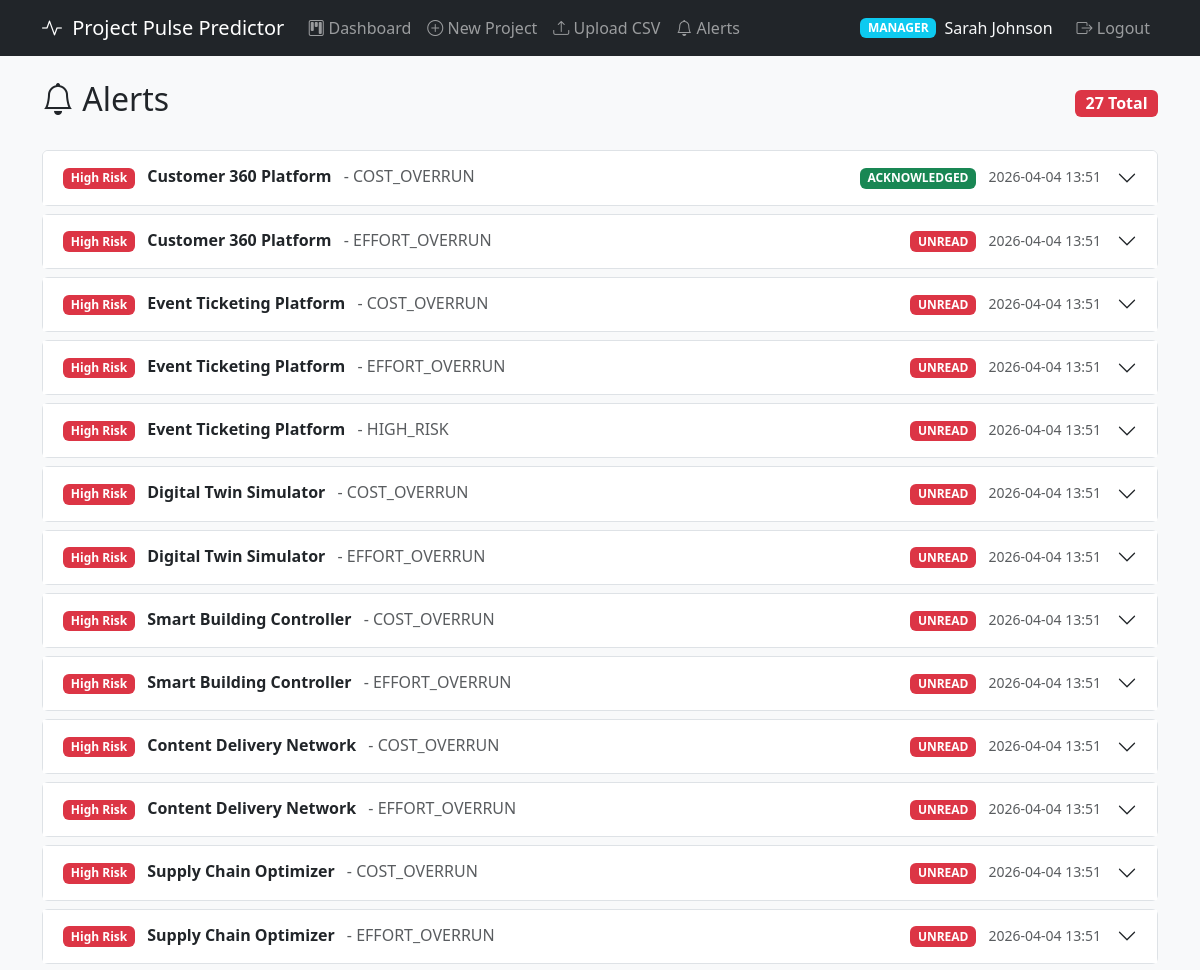
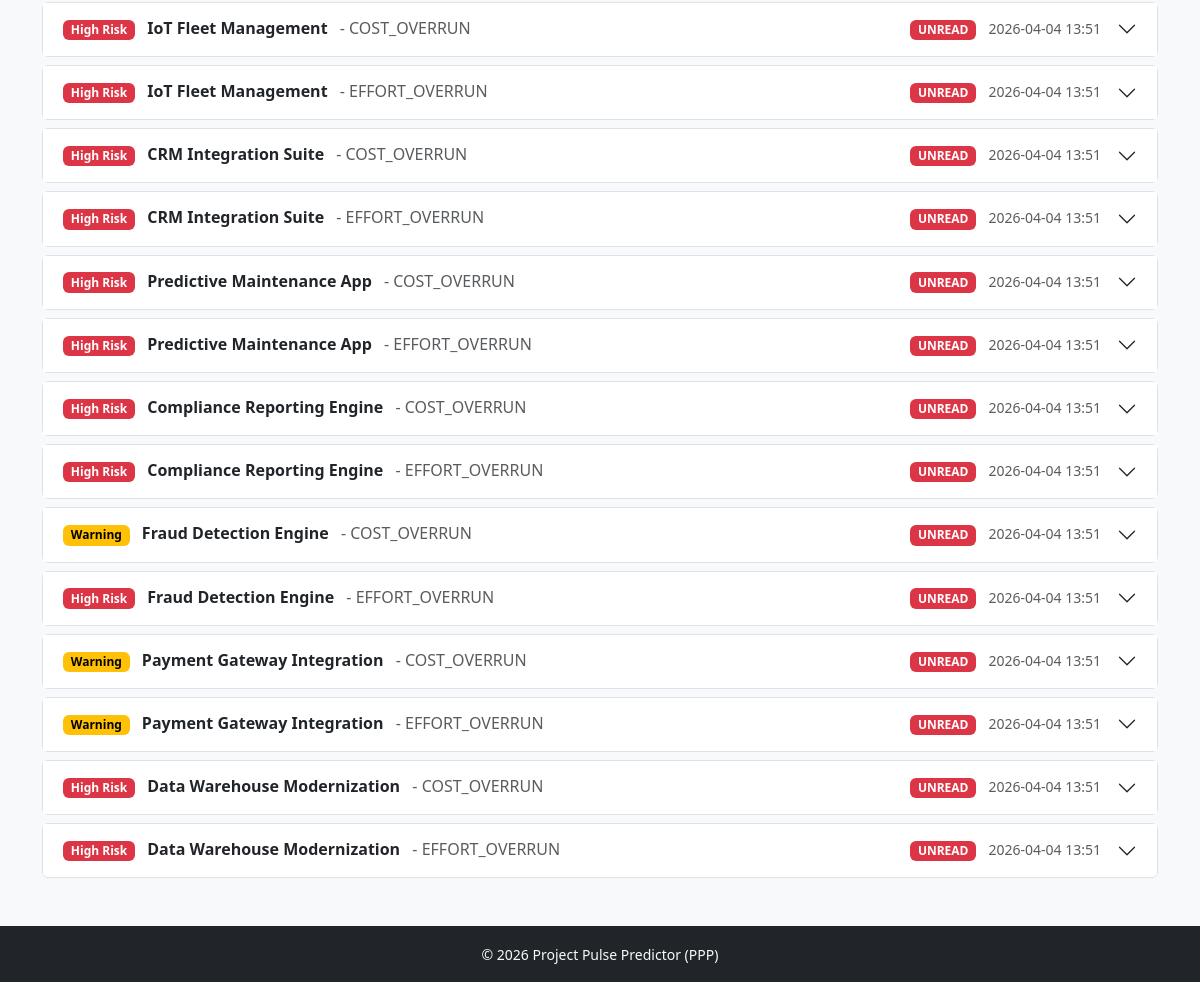
Page /alerts (signed in) on the committed database (2 pictures, top to bottom).
### app/models.py (models this page shows)
class User(Base):
    __tablename__ = "users"
    id = Column(Integer, primary_key=True, autoincrement=True)
    name = Column(String, nullable=False)
    email = Column(String, unique=True, nullable=False)
    password_hash = Column(String, nullable=False)
    role = Column(String, nullable=False)
    created_at = Column(DateTime, server_default=func.now())
    __table_args__ = (
        CheckConstraint("role IN ('ADMIN', 'MANAGER', 'VIEWER')", name="check_user_role"),
    )

class Project(Base):
    __tablename__ = "projects"
    id = Column(Integer, primary_key=True, autoincrement=True)
    name = Column(String, nullable=False)
    manager_id = Column(Integer, ForeignKey("users.id"), nullable=False)
    planned_cost = Column(Float)
    actual_cost = Column(Float)
    planned_effort = Column(Float)
    actual_effort = Column(Float)
    resource_count = Column(Integer)
    start_date = Column(String)
    end_date = Column(String)
    tech_stack = Column(String)
    status = Column(String)
    created_at = Column(DateTime, server_default=func.now())
    updated_at = Column(DateTime, onupdate=func.now())

class Alert(Base):
    __tablename__ = "alerts"
    alert_id = Column(Integer, primary_key=True, autoincrement=True)
    project_id = Column(Integer, ForeignKey("projects.id"), nullable=False)
    manager_id = Column(Integer, ForeignKey("users.id"), nullable=False)
    alert_type = Column(String)
    severity = Column(String)
    risk_score = Column(Float)
    message = Column(Text)
    ai_suggestions = Column(Text)
    status = Column(String, default="UNREAD")
    created_at = Column(DateTime, server_default=func.now())
    acknowledged_at = Column(DateTime)
    __table_args__ = (
        CheckConstraint("status IN ('UNREAD', 'SEEN', 'ACKNOWLEDGED')", name="check_alert_status"),
    )

### app/routes/alerts.py (the view)
@router.get("/alerts", response_class=HTMLResponse)
async def list_alerts(
    request: Request,
    db: Session = Depends(get_db),
    user: User = Depends(get_current_user),
):
    if user.role == "ADMIN":
        alerts = db.query(Alert).order_by(Alert.created_at.desc()).all()
    elif user.role == "MANAGER":
        alerts = (
            db.query(Alert)
            .filter(Alert.manager_id == user.id)
            .order_by(Alert.created_at.desc())
            .all()
        )
    else:
        alerts = db.query(Alert).order_by(Alert.created_at.desc()).all()
    alert_data = []
    for a in alerts:
        project = db.query(Project).filter(Project.id == a.project_id).first()
        suggestions = deserialize_suggestions(a.ai_suggestions) if a.ai_suggestions else {}
        alert_data.append({
            "alert": a,
            "project_name": project.name if project else "Unknown",
            "suggestions": suggestions,
        })
    msg = request.query_params.get("msg", "")
    return render("alerts.html", request, {"user": user, "alert_data": alert_data, "msg": msg})

### app/templates/alerts.html (shortened to what this page needs)
{% extends "base.html" %}
{% block content %}
<div class="d-flex justify-content-between align-items-center mb-4">
    <h2><i class="bi bi-bell"></i> Alerts</h2>
    <span class="badge bg-danger fs-6">{{ alert_data|length }} Total</span>
</div>
{% if alert_data %}
<div class="accordion" id="alertsAccordion">
    {% for item in alert_data %}
    {% set a = item.alert %}
    {% set suggestions = item.suggestions %}
    <div class="accordion-item mb-2 border rounded">
        <h2 class="accordion-header">
            <button class="accordion-button collapsed" type="button" data-bs-toggle="collapse"
                    data-bs-target="#alert{{ a.alert_id }}">
                <div class="d-flex w-100 justify-content-between align-items-center me-3">
                    <div>
                        {% if a.severity == 'High Risk' %}
                            <span class="badge badge-high me-2">High Risk</span>
                        {% elif a.severity == 'Warning' %}
                            <span class="badge badge-warning me-2">Warning</span>
                        {% else %}
                            <span class="badge badge-safe me-2">Safe</span>
                        {% endif %}
                        <strong>{{ item.project_name }}</strong>
                        <span class="text-muted ms-2">- {{ a.alert_type }}</span>
                    </div>
                    <div>
                        {% if a.status == 'UNREAD' %}
                            <span class="badge bg-danger">UNREAD</span>
                        {% elif a.status == 'SEEN' %}
                            <span class="badge bg-warning text-dark">SEEN</span>
                        {% else %}
                            <span class="badge bg-success">ACKNOWLEDGED</span>
                        {% endif %}
                        <small class="text-muted ms-2">{{ a.created_at.strftime('%Y-%m-%d %H:%M') if a.created_at else '' }}</small>
                    </div>
                </div>
            </button>
        </h2>
    </div>
    {% endfor %}
</div>
{% else %}
<div class="text-center py-5">
    <i class="bi bi-bell-slash" style="font-size: 3rem; color: #ccc;"></i>
    <p class="text-muted mt-2">No alerts found.</p>
</div>
{% endif %}
{% endblock %}

### app/templates/base.html (shortened to what this page needs)
<!DOCTYPE html>
<html lang="en">
<head>
    <link href="https://cdn.jsdelivr.net/npm/bootstrap@5.3.2/dist/css/bootstrap.min.css" rel="stylesheet">
    <link href="https://cdn.jsdelivr.net/npm/bootstrap-icons@1.11.2/font/bootstrap-icons.min.css" rel="stylesheet">
</head>
<body>
    {% if user %}
    <nav class="navbar navbar-expand-lg navbar-dark bg-dark">
        <div class="container">
            <a class="navbar-brand" href="/projects">
                <i class="bi bi-activity"></i> Project Pulse Predictor
            </a>
            <div class="collapse navbar-collapse" id="navbarNav">
                <ul class="navbar-nav me-auto">
                    <li class="nav-item">
                        <a class="nav-link" href="/projects"><i class="bi bi-kanban"></i> Dashboard</a>
                    </li>
                    {% if user.role in ['ADMIN', 'MANAGER'] %}
                    <li class="nav-item">
                        <a class="nav-link" href="/projects/create"><i class="bi bi-plus-circle"></i> New Project</a>
                    </li>
                    <li class="nav-item">
                        <a class="nav-link" href="/projects/upload"><i class="bi bi-upload"></i> Upload CSV</a>
                    </li>
                    {% endif %}
                    <li class="nav-item">
                        <a class="nav-link" href="/alerts"><i class="bi bi-bell"></i> Alerts</a>
                    </li>
                </ul>
                <ul class="navbar-nav">
                    <li class="nav-item d-flex align-items-center">
                        <span class="badge bg-info me-2">{{ user.role }}</span>
                        <span class="navbar-text text-light me-3">{{ user.name }}</span>
                    </li>
                    <li class="nav-item">
                        <a class="nav-link" href="/logout"><i class="bi bi-box-arrow-right"></i> Logout</a>
                    </li>
                </ul>
            </div>
        </div>
    </nav>
    {% endif %}
    <div class="container mt-4">
        {% block content %}{% endblock %}
    </div>
    <footer class="mt-5 py-3 bg-dark text-light text-center">
        <small>&copy; 2026 Project Pulse Predictor (PPP)</small>
    </footer>
</body>
</html>

### app/templates/base.html (style rules this page uses)
body { background-color: #f8f9fa; }
.navbar-brand i { margin-right: 5px; }
.badge-warning { background-color: #ffc107 !important; color: #000 !important; }
.badge-high { background-color: #dc3545 !important; }

### rows in the picture
User: role "MANAGER", name "Sarah Johnson"
Project: shows "High Risk", project_name "Customer 360 Platform", shows "ACKNOWLEDGED"
Alert: alert_type "COST_OVERRUN", created_at "2026-04-04 13:51"
Alert: alert_type "EFFORT_OVERRUN", created_at "2026-04-04 13:51"
Project: shows "High Risk", project_name "Event Ticketing Platform", shows "UNREAD"
Alert: alert_type "COST_OVERRUN", created_at "2026-04-04 13:51"
Alert: alert_type "EFFORT_OVERRUN", created_at "2026-04-04 13:51"
Alert: alert_type "HIGH_RISK", created_at "2026-04-04 13:51"
Project: shows "High Risk", project_name "Digital Twin Simulator", shows "UNREAD"
Alert: alert_type "COST_OVERRUN", created_at "2026-04-04 13:51"
Alert: alert_type "EFFORT_OVERRUN", created_at "2026-04-04 13:51"
Project: shows "High Risk", project_name "Smart Building Controller", shows "UNREAD"
Alert: alert_type "COST_OVERRUN", created_at "2026-04-04 13:51"
Alert: alert_type "EFFORT_OVERRUN", created_at "2026-04-04 13:51"
Project: shows "High Risk", project_name "Content Delivery Network", shows "UNREAD"
Alert: alert_type "COST_OVERRUN", created_at "2026-04-04 13:51"
Alert: alert_type "EFFORT_OVERRUN", created_at "2026-04-04 13:51"
Project: shows "High Risk", project_name "Supply Chain Optimizer", shows "UNREAD"
Alert: alert_type "COST_OVERRUN", created_at "2026-04-04 13:51"
Alert: alert_type "EFFORT_OVERRUN", created_at "2026-04-04 13:51"
Project: shows "High Risk", project_name "IoT Fleet Management", shows "UNREAD"
Alert: alert_type "COST_OVERRUN", created_at "2026-04-04 13:51"
Alert: alert_type "EFFORT_OVERRUN", created_at "2026-04-04 13:51"
Project: shows "High Risk", project_name "CRM Integration Suite", shows "UNREAD"
Alert: alert_type "COST_OVERRUN", created_at "2026-04-04 13:51"
Alert: alert_type "EFFORT_OVERRUN", created_at "2026-04-04 13:51"
Project: shows "High Risk", project_name "Predictive Maintenance App", shows "UNREAD"
Alert: alert_type "COST_OVERRUN", created_at "2026-04-04 13:51"
Alert: alert_type "EFFORT_OVERRUN", created_at "2026-04-04 13:51"
Project: shows "High Risk", project_name "Compliance Reporting Engine", shows "UNREAD"
Alert: alert_type "COST_OVERRUN", created_at "2026-04-04 13:51"
Alert: alert_type "EFFORT_OVERRUN", created_at "2026-04-04 13:51"
Project: shows "Warning", project_name "Fraud Detection Engine", shows "UNREAD"
Alert: alert_type "COST_OVERRUN", created_at "2026-04-04 13:51"
Alert: alert_type "EFFORT_OVERRUN", created_at "2026-04-04 13:51"
Project: shows "Warning", project_name "Payment Gateway Integration", shows "UNREAD"
Alert: alert_type "COST_OVERRUN", created_at "2026-04-04 13:51"
Alert: alert_type "EFFORT_OVERRUN", created_at "2026-04-04 13:51"
Project: shows "High Risk", project_name "Data Warehouse Modernization", shows "UNREAD"
Alert: alert_type "COST_OVERRUN", created_at "2026-04-04 13:51"
Alert: alert_type "EFFORT_OVERRUN", created_at "2026-04-04 13:51"

### other values in the picture
{{ alert_data|length }} "27"
